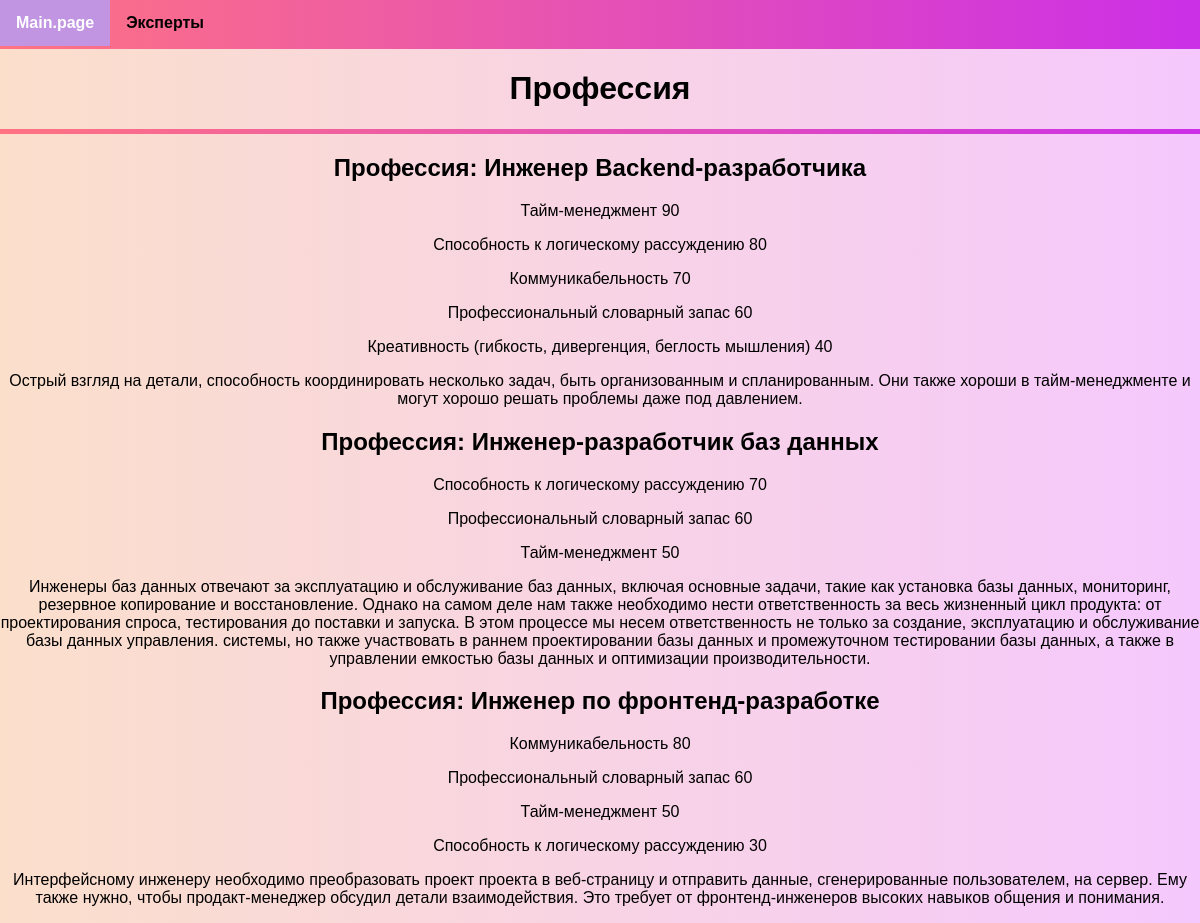
The page /php/list_profess.php on the database its author committed.
### tables this page shows
CREATE TABLE `qualities` (
  `id` int NOT NULL,
  `job_id` int NOT NULL,
  `memory` int NOT NULL,
  `effciency` int NOT NULL,
  `oral_skills` int NOT NULL,
  `prof_vocab` int NOT NULL,
  `creativity` int NOT NULL,
  `logic` int NOT NULL,
  `communication` int NOT NULL,
  `time_manag` int NOT NULL,
  `description` varchar(1024) NOT NULL
);

CREATE TABLE `jobs` (
  `id` int NOT NULL,
  `name` varchar(255) NOT NULL
);

### php/list_profess.php (the view, shortened to what this page needs)
<!DOCTYPE html>
<html lang="en">
<head>
    <link rel="stylesheet" href="style.css">
</head>
<body>
    <div>
        <ul>
            <li><a href="index.html">Main.page</a></li>
            <li><a href="list_expert.html">Эксперты</a></li>
        </ul>
    </div>
    <div class="sitplace"></div>
    <div class="listTema">
        <h1>Профессия</h1>
    </div>
    <hr/>
	<?php
		$conn = new mysqli("localhost", "root", "", "users");
		$table = "jobs";
		$conn->query("CREATE TABLE IF NOT EXISTS $table (id INT PRIMARY KEY AUTO_INCREMENT, name VARCHAR (255) NOT NULL)");
		$table = "qualities";
		$conn->query("CREATE TABLE IF NOT EXISTS $table (id INT PRIMARY KEY AUTO_INCREMENT,
		job_id INT NOT NULL,
		memory INT NOT NULL,
		effciency INT NOT NULL,
		oral_skills INT NOT NULL,
		prof_vocab INT NOT NULL,
		creativity INT NOT NULL,
		logic INT NOT NULL,
		communication INT NOT NULL,
		time_manag INT NOT NULL,
		description VARCHAR (1024) NOT NULL,
		FOREIGN KEY (job_id) REFERENCES jobs (id))");
		$result = $conn->query("SELECT * FROM jobs");
		while ($row = $result->fetch_array(MYSQLI_ASSOC)) {
			$j_id = (int)$row['id'];
			$j = $row['name'];
			$res = $conn->query("SELECT * FROM qualities WHERE id LIKE $j_id");
			while ($r = $res->fetch_array(MYSQLI_ASSOC)) {
			$dict = array($r['memory'] => "Память", $r['effciency'] => "Эффекктивность", $r['oral_skills'] => "Навыки устного выражения",
			$r['prof_vocab'] => "Профессиональный словарный запас", $r['creativity'] => "Креативность (гибкость, дивергенция, беглость мышления)",
			$r['logic'] => "Способность к логическому рассуждению", $r['communication'] =>  "Коммуникабельность",
			$r['time_manag'] => "Тайм-менеджмент");
			ksort($dict);
			echo '<h2> Профессия: '.$j.'</h2>';
			$dict = array_reverse($dict, true);
			foreach ($dict as $key => $val) {
				echo "<p> $val $key\n </p>";
			}
			echo '<p>'.$r['description'].'</p>';
			}
		}
	?>
</body>
</html>

### css/all_title.css (style rules this page uses)
body { margin: 0; padding: 0; }
ul { list-style-type: none; margin: 0; padding: 0; background-image: linear-gradient(to right, #ff7382, #cb2fe7); position: fixed; top: 0; height: 49px; width: 100%; z-index: 999; }
li { float: left; }
li a { display: block; font-weight:bold; color: #000; text-align: center; padding: 14px 16px; text-decoration: none; transition: all 0.3s ease; }
.sitplace { height: 49px; }

### css/design.css (style rules this page uses)
h1 { text-align: center; }
hr { display: block; height: 5px; border: 0; background-image: linear-gradient(to right, #ff7382, #cb2fe7); margin: 1em 0; padding: 0; }
body { font-family: sans-serif; text-align: center; margin: 0; min-height: 100vh; background-color: rgb(235, 255, 229); background-image: linear-gradient(to right, #fbdfcb, #f5c8fd); }

### rows shown on the page
qualities: job.name "Инженер Backend-разработчика", val "Тайм-менеджмент", key "90", val "Способность к логическому рассуждению", key "80", val "Коммуникабельность", key "70", val "Профессиональный словарный запас", key "60", val "Креативность (гибкость, дивергенция, беглость мышления)", key "40", description "Острый взгляд на детали, способность координировать несколько задач, быть организованным и спланированным. Они также хороши в тайм-менеджменте и могут хорошо решать проблемы даже под давлением."
qualities: job.name "Инженер-разработчик баз данных", val "Способность к логическому рассуждению", key "70", val "Профессиональный словарный запас", key "60", val "Тайм-менеджмент", key "50", description "Инженеры баз данных отвечают за эксплуатацию и обслуживание баз данных, включая основные задачи, такие как установка базы данных, мониторинг, резервное копирование и восстановление. Однако на самом деле нам также необходимо нести ответственность за весь жизненный цикл продукта: от проектирования спроса, тестирования до поставки и запуска. В этом процессе мы несем ответственность не только за создание, эксплуатацию и обслуживание базы данных управления. системы, но также участвовать в раннем проектировании базы данных и промежуточном тестировании базы данных, а также в управлении емкостью базы данных и оптимизации производительности."
qualities: job.name "Инженер по фронтенд-разработке", val "Коммуникабельность", key "80", val "Профессиональный словарный запас", key "60", val "Тайм-менеджмент", key "50", val "Способность к логическому рассуждению", key "30", description "Интерфейсному инженеру необходимо преобразовать проект проекта в веб-страницу и отправить данные, сгенерированные пользователем, на сервер. Ему также нужно, чтобы продакт-менеджер обсудил детали взаимодействия. Это требует от фронтенд-инженеров высоких навыков общения и понимания."
